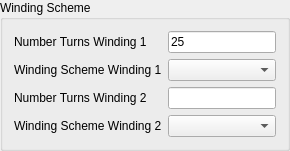
                 <widget class="QGroupBox" name="groupBox_4">
                  <property name="title">
                   <string>Winding Scheme</string>
                  </property>
                  <layout class="QGridLayout" name="gridLayout_10">
                   <item row="4" column="0">
                    <widget class="QLabel" name="label_69">
                     <property name="text">
                      <string>Winding Scheme Winding 2</string>
                     </property>
                    </widget>
                   </item>
                   <item row="1" column="1">
                    <widget class="QComboBox" name="md_winding1_scheme_comboBox"/>
                   </item>
                   <item row="1" column="0">
                    <widget class="QLabel" name="label_68">
                     <property name="text">
                      <string>Winding Scheme Winding 1</string>
                     </property>
                    </widget>
                   </item>
                   <item row="4" column="1">
                    <widget class="QComboBox" name="md_winding2_scheme_comboBox"/>
                   </item>
                   <item row="0" column="1">
                    <widget class="QLineEdit" name="md_winding1_turns_lineEdit">
                     <property name="text">
                      <string>25</string>
                     </property>
                    </widget>
                   </item>
                   <item row="0" column="0">
                    <widget class="QLabel" name="label_8">
                     <property name="text">
                      <string>Number Turns Winding 1</string>
                     </property>
                    </widget>
                   </item>
                   <item row="3" column="0">
                    <widget class="QLabel" name="label_14">
                     <property name="text">
                      <string>Number Turns Winding 2</string>
                     </property>
                    </widget>
                   </item>
                   <item row="3" column="1">
                    <widget class="QLineEdit" name="md_winding2_turns_lineEdit"/>
                   </item>
                  </layout>
                 </widget>
